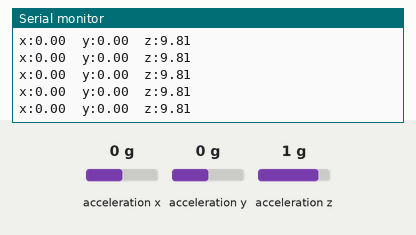
Recording of a sketch running on a simulated ESP32. On the bench: the last lines printed to the serial monitor. Inputs (shaded band) come from the test bench; at power-on: acceleration x 0 g, acceleration y 0 g, acceleration z 1 g.

Above: at 1.2 s.
1.3 s: acceleration x set to -1.4 g
At 1.32 s:
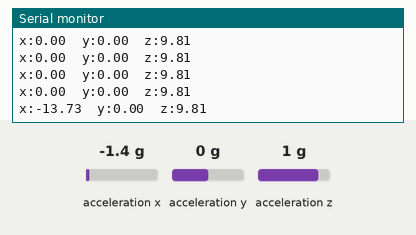
2.8 s: acceleration y set to -1.4 g
At 2.84 s:
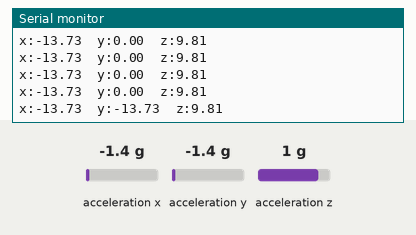
4.3 s: acceleration z set to -1.4 g
At 4.36 s:
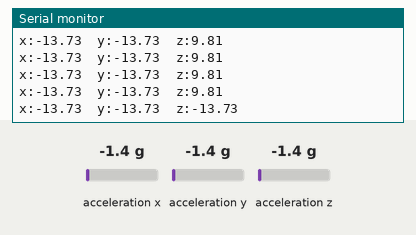

The sketch:

esp32_vibration_monitoring.ino
```cpp
#include <Wire.h>
#include <Adafruit_Sensor.h>
#include <Adafruit_ADXL345_U.h>

/* Assign a unique ID to this sensor at the same time */
Adafruit_ADXL345_Unified accel = Adafruit_ADXL345_Unified(12345);


void setup(void)
{
  Wire.begin(32,33);

  Serial.begin(115200);
  Serial.println("Accelerometer Test"); Serial.println("");

  /* Initialise the sensor */
  if(!accel.begin())
  {
    /* There was a problem detecting the ADXL345 ... check your connections */
    Serial.println("Ooops, no ADXL345 detected ... Check your wiring!");
    while(1);
  }

  /* Set the range to whatever is appropriate for your project */
  accel.setRange(ADXL345_RANGE_16_G);
  // accel.setRange(ADXL345_RANGE_8_G);
  // accel.setRange(ADXL345_RANGE_4_G);
  // accel.setRange(ADXL345_RANGE_2_G);

}

void loop(void)
{
  /* Get a new sensor event */
  sensors_event_t event;
  accel.getEvent(&event);

 float x;
 float y;
 float z;

 x = event.acceleration.x;
 y = event.acceleration.y;
 z = event.acceleration.z;


  Serial.print("x:");
  Serial.print(x);
  Serial.print("\t");
  Serial.print("y:");
  Serial.print(y);
  Serial.print("\t");
  Serial.print("z:");
  Serial.println(z);


  /* Display the results (acceleration is measured in m/s^2) */
  //Serial.print("X: "); Serial.print(event.acceleration.x); Serial.print("  ");
  //Serial.print("Y: "); Serial.print(event.acceleration.y); Serial.print("  ");
  //Serial.print("Z: "); Serial.print(event.acceleration.z); Serial.print("  ");Serial.println("m/s^2 ");
  delay(100);
}
```

Measured:
- after the input at 1.3 s, the serial monitor: prints a new line at once (image 1)
- after the input at 2.8 s, the serial monitor: prints a new line at once (image 2)
- after the input at 4.3 s, the serial monitor: prints a new line after 0.06 s (image 3)
